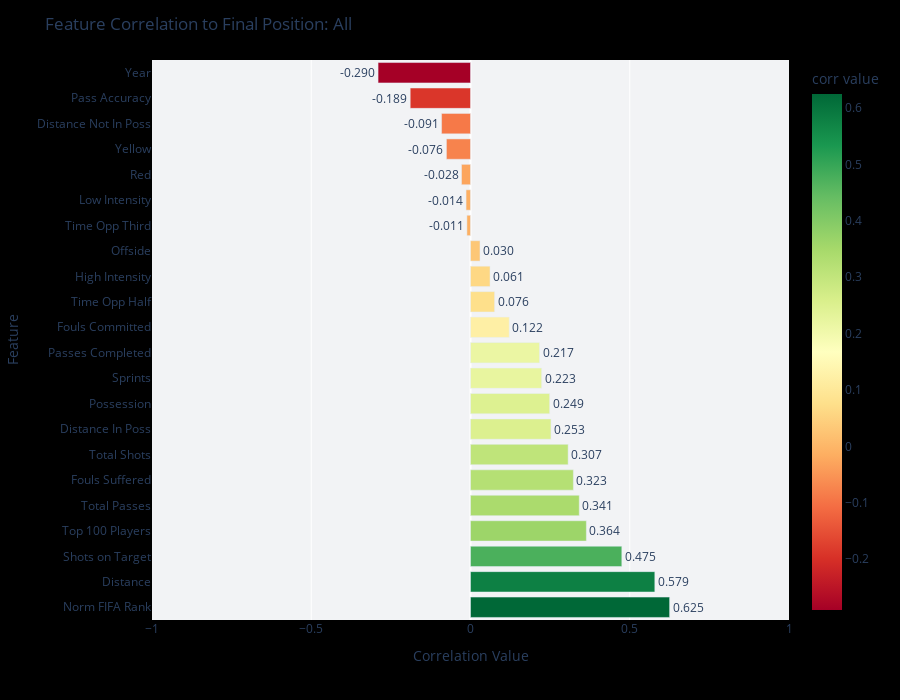
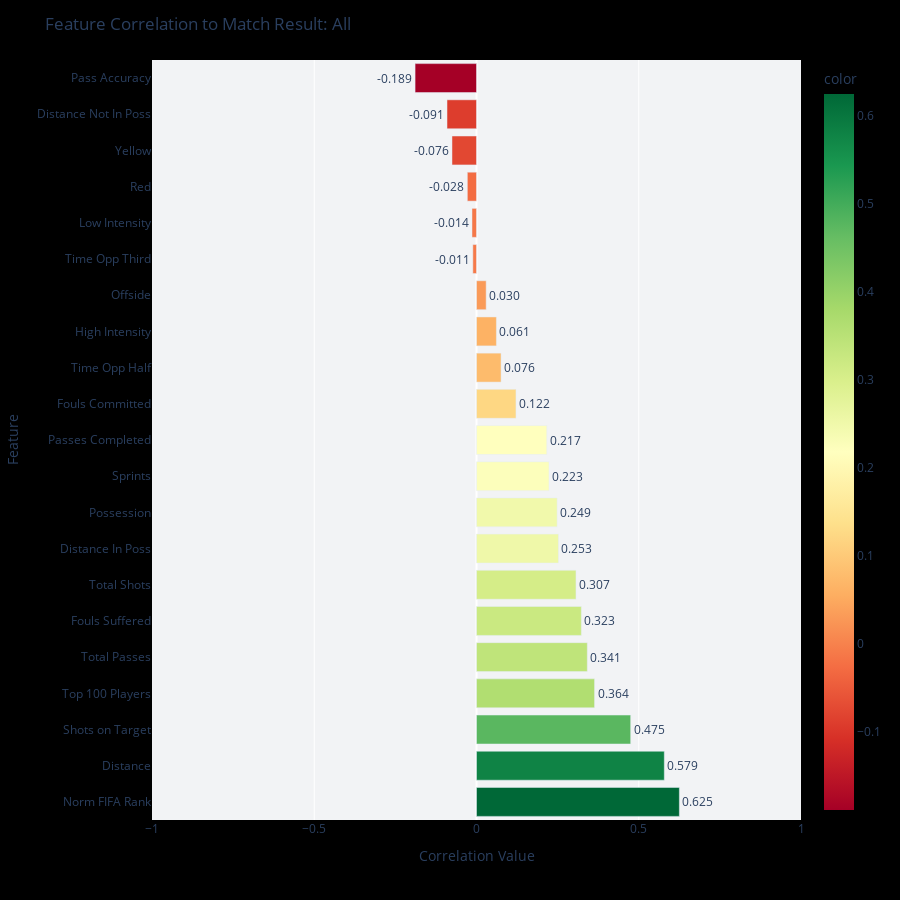

These figures' notebook cell, in order:
### Code cell
# Visualize Correlations: Nation's final position against average stats
games_comb_df = pd.concat([nationsDf_18, nationsDf_14, nationsDf_10])

columnsToIgnore = ["Final Position", "Norm Final Position", "FIFA Rank", "Goals Scored", "Goals Against"]
correlations = dict()
for feat in games_comb_df:
    if feat not in columnsToIgnore:
        correlations[feat] = games_comb_df[feat].corr(games_comb_df["Norm Final Position"])

correlations = dict(sorted(correlations.items(), key=lambda k: k[1], reverse=True))
corrDf = pd.DataFrame.from_dict(correlations, orient='index', columns=["corr value"])

fig = px.bar(corrDf, x=corrDf.columns[0], y=corrDf.index, 
            text='corr value', orientation='h', height=700, color='corr value',
             color_continuous_scale=px.colors.diverging.RdYlGn)
config={
  'showAxisDragHandles': False, #prevent resize of axis
    'showLink':False,
    #prevent certain action buttons
    'modeBarButtonsToRemove':['sendDataToCloud','zoomIn2d', 'zoomOut2d','zoom2d','pan2d','select2d',\
          'lasso2d','autoScale2d','zoom3d','pan3d','orbitRotation','tableRotation', 'hoverClosestCartesian',\
              'hoverCompareCartesian']}
fig.update_traces(texttemplate='%{text:.3f}', textposition='outside',
                 hovertemplate = "%{label} <br>Correlation: %{text:.5f}")
fig.update_layout(title="Feature Correlation to Final Position: All",
                  xaxis_title="Correlation Value",
                  yaxis_title="Feature",
                  xaxis=dict(range=[-1, 1]),
                  paper_bgcolor='rgb(0,0,0,0)',
                  plot_bgcolor='rgb(242, 243, 245,0)')

fig.show(config = config)

### Figure 1 — Plotly figure (JSON) as saved in the notebook; plotly's stock layout.template omitted (floating-point values rounded to 4 significant figures)
{"data": [{"alignmentgroup": "True", "hovertemplate": "%{label} <br>Correlation: %{text:.5f}", "legendgroup": "", "marker": {"color": [0.6251, 0.5787, 0.4751, 0.3638, 0.3414, 0.3231, 0.3065, 0.2526, 0.2485, 0.2234, 0.2167, 0.1216, 0.07565, 0.06135, 0.02976, -0.01128, -0.01393, -0.02825, -0.0756, -0.09084, -0.1893, -0.2902], "coloraxis": "coloraxis"}, "name": "", "offsetgroup": "", "orientation": "h", "showlegend": false, "text": [0.6251, 0.5787, 0.4751, 0.3638, 0.3414, 0.3231, 0.3065, 0.2526, 0.2485, 0.2234, 0.2167, 0.1216, 0.07565, 0.06135, 0.02976, -0.01128, -0.01393, -0.02825, -0.0756, -0.09084, -0.1893, -0.2902], "textposition": "outside", "texttemplate": "%{text:.3f}", "type": "bar", "x": [0.6251, 0.5787, 0.4751, 0.3638, 0.3414, 0.3231, 0.3065, 0.2526, 0.2485, 0.2234, 0.2167, 0.1216, 0.07565, 0.06135, 0.02976, -0.01128, -0.01393, -0.02825, -0.0756, -0.09084, -0.1893, -0.2902], "xaxis": "x", "y": ["Norm FIFA Rank", "Distance", "Shots on Target", "Top 100 Players", "Total Passes", "Fouls Suffered", "Total Shots", "Distance In Poss", "Possession", "Sprints", "Passes Completed", "Fouls Committed", "Time Opp Half", "High Intensity", "Offside", "Time Opp Third", "Low Intensity", "Red", "Yellow", "Distance Not In Poss", "Pass Accuracy", "Year"], "yaxis": "y"}], "layout": {"barmode": "relative", "coloraxis": {"colorbar": {"title": {"text": "corr value"}}, "colorscale": [[0, "rgb(165,0,38)"], [0.1, "rgb(215,48,39)"], [0.2, "rgb(244,109,67)"], [0.3, "rgb(253,174,97)"], [0.4, "rgb(254,224,139)"], [0.5, "rgb(255,255,191)"], [0.6, "rgb(217,239,139)"], [0.7, "rgb(166,217,106)"], [0.8, "rgb(102,189,99)"], [0.9, "rgb(26,152,80)"], [1, "rgb(0,104,55)"]]}, "height": 700, "legend": {"tracegroupgap": 0}, "margin": {"t": 60}, "paper_bgcolor": "rgb(0,0,0,0)", "plot_bgcolor": "rgb(242, 243, 245,0)", "title": {"text": "Feature Correlation to Final Position: All"}, "xaxis": {"anchor": "y", "domain": [0, 1], "range": [-1, 1], "title": {"text": "Correlation Value"}}, "yaxis": {"anchor": "x", "domain": [0, 1], "title": {"text": "Feature"}}}}

### Figure 2 — Plotly figure (JSON) as saved in the notebook; plotly's stock layout.template omitted (floating-point values rounded to 4 significant figures)
{"data": [{"alignmentgroup": "True", "hovertemplate": "%{label} <br>Correlation: %{text:.5f}", "legendgroup": "", "marker": {"color": [0.3638, 0.6251, 0.2167, 0.3414, -0.1893, 0.3065, 0.4751, 0.2485, 0.5787, 0.2526, -0.09084, 0.02976, 0.1216, 0.3231, -0.0756, -0.02825, 0.06135, -0.01393, 0.2234, 0.07565, -0.01128], "coloraxis": "coloraxis"}, "name": "", "offsetgroup": "", "orientation": "h", "showlegend": false, "text": [0.3638, 0.6251, 0.2167, 0.3414, -0.1893, 0.3065, 0.4751, 0.2485, 0.5787, 0.2526, -0.09084, 0.02976, 0.1216, 0.3231, -0.0756, -0.02825, 0.06135, -0.01393, 0.2234, 0.07565, -0.01128], "textposition": "outside", "texttemplate": "%{text:.3f}", "type": "bar", "x": [0.3638, 0.6251, 0.2167, 0.3414, -0.1893, 0.3065, 0.4751, 0.2485, 0.5787, 0.2526, -0.09084, 0.02976, 0.1216, 0.3231, -0.0756, -0.02825, 0.06135, -0.01393, 0.2234, 0.07565, -0.01128], "xaxis": "x", "y": ["Top 100 Players", "Norm FIFA Rank", "Passes Completed", "Total Passes", "Pass Accuracy", "Total Shots", "Shots on Target", "Possession", "Distance", "Distance In Poss", "Distance Not In Poss", "Offside", "Fouls Committed", "Fouls Suffered", "Yellow", "Red", "High Intensity", "Low Intensity", "Sprints", "Time Opp Half", "Time Opp Third"], "yaxis": "y"}], "layout": {"barmode": "relative", "coloraxis": {"colorbar": {"title": {"text": "color"}}, "colorscale": [[0, "rgb(165,0,38)"], [0.1, "rgb(215,48,39)"], [0.2, "rgb(244,109,67)"], [0.3, "rgb(253,174,97)"], [0.4, "rgb(254,224,139)"], [0.5, "rgb(255,255,191)"], [0.6, "rgb(217,239,139)"], [0.7, "rgb(166,217,106)"], [0.8, "rgb(102,189,99)"], [0.9, "rgb(26,152,80)"], [1, "rgb(0,104,55)"]]}, "height": 900, "legend": {"tracegroupgap": 0}, "margin": {"t": 60}, "paper_bgcolor": "rgb(0,0,0,0)", "plot_bgcolor": "rgb(242, 243, 245,0)", "title": {"text": "Feature Correlation to Match Result: All"}, "xaxis": {"anchor": "y", "domain": [0, 1], "range": [-1, 1], "title": {"text": "Correlation Value"}}, "yaxis": {"anchor": "x", "categoryorder": "total descending", "domain": [0, 1], "title": {"text": "Feature"}}}}
